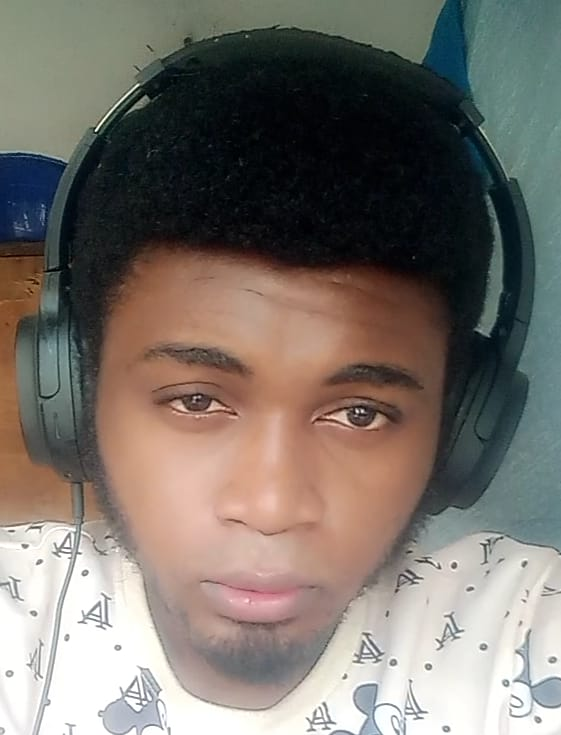
#> input picture resources/images/profile_pic.jpeg, 561 x 735 px
$ python crop_and_resize.py
#> lines starting #> are read from the running program, lines starting #| are printed output that depends on the picture
import cv2
import numpy as np

img = cv2.imread("resources/images/profile_pic.jpeg")
#> img is the input picture: shape (735, 561, 3); mean B, G, R 108, 114.9, 121.9
print(img.shape)
#| (735, 561, 3)

imgResize = cv2.resize(img,(1000,500))
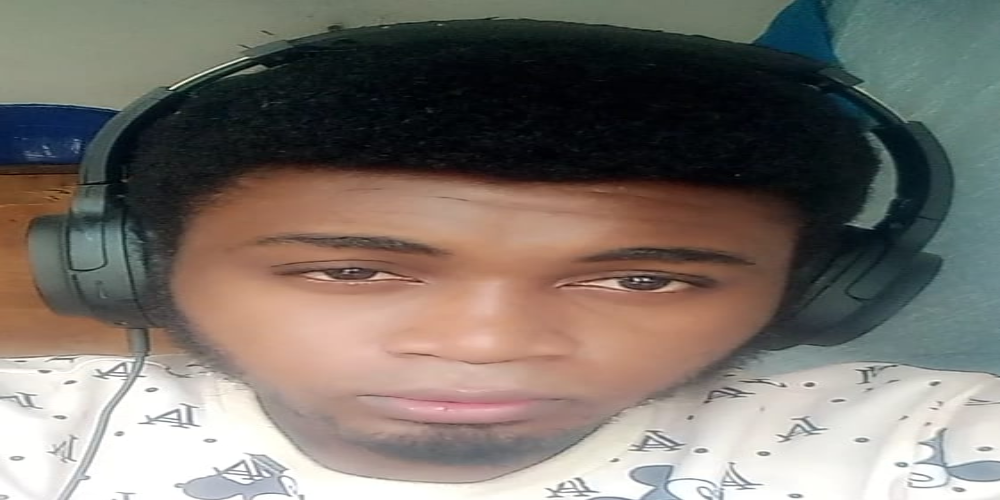
#> imgResize: shape (500, 1000, 3); mean B, G, R 107.8, 114.8, 121.8
print(imgResize.shape)
#| (500, 1000, 3)

imgCropped = img[46:119,352:495]
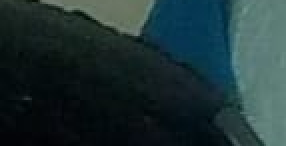
#> imgCropped: shape (73, 143, 3) (shown 2 times larger); mean B, G, R 51.9, 50.1, 30.3

cv2.imshow("Image",img)
#cv2.imshow("Image Resize",imgResize)
cv2.imshow("Image Cropped",imgCropped)

cv2.waitKey(0)

$ run again, with resources/images/pic_0.jpg copied over resources/images/profile_pic.jpeg
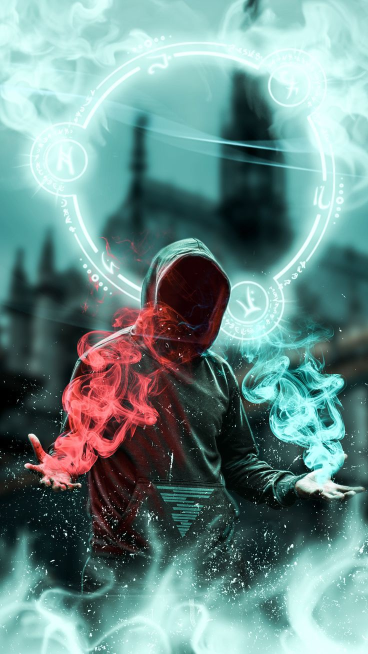
#> input picture resources/images/pic_0.jpg, 736 x 1308 px (shown at 1/2 size)
#> img is the input picture: shape (1308, 736, 3); mean B, G, R 136.9, 140, 107.6
#| (1308, 736, 3)
#> `imgResize = cv2.resize(img,(1000,500))`:
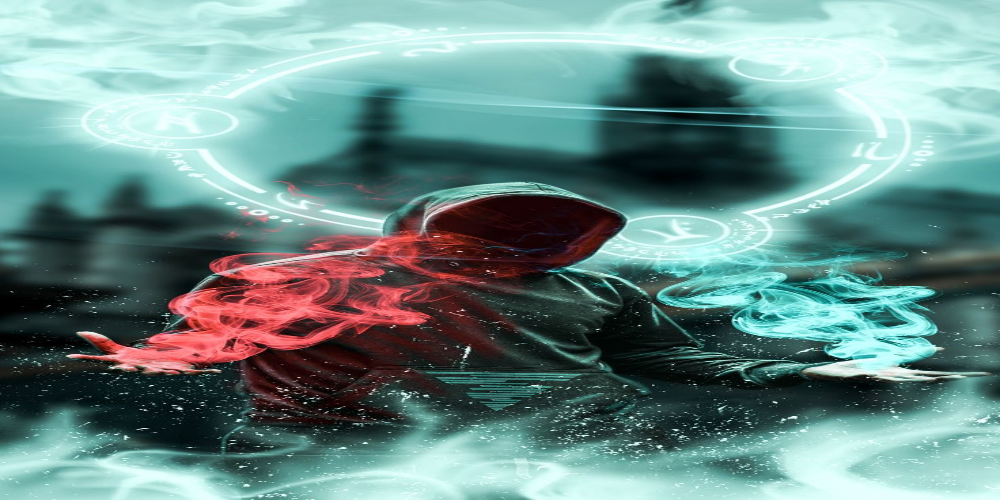
#> imgResize: shape (500, 1000, 3); mean B, G, R 136.8, 139.9, 107.5
#| (500, 1000, 3)
#> `imgCropped = img[46:119,352:495]`:
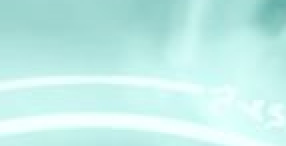
#> imgCropped: shape (73, 143, 3) (shown 2 times larger); mean B, G, R 232.7, 237.4, 194.2
